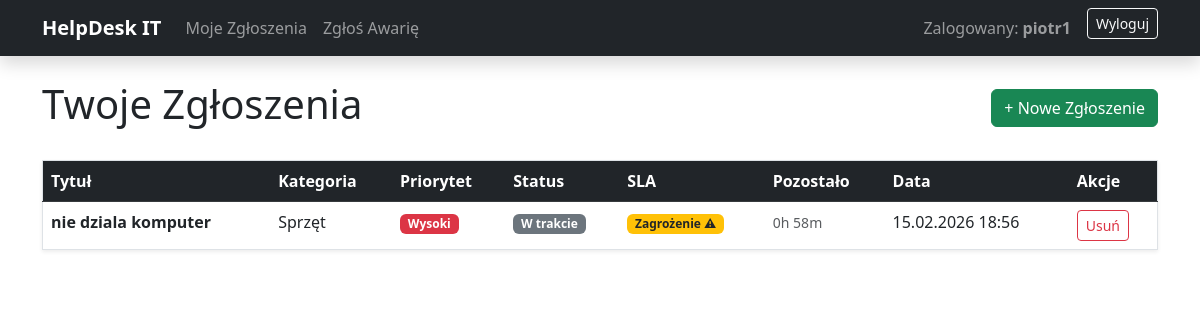
The page / (signed in) on the database its author committed.
### zgloszenia/models.py (models this page shows, shortened)
class Zgloszenie(models.Model):
    KATEGORIE = [
        ('sprzet', 'Sprzęt'),
        ('oprogramowanie', 'Oprogramowanie'),
        ('net', 'Internet'),
    ]
    PRIORYTETY = [
        ('niski', 'Niski'),
        ('wysoki', 'Wysoki'),
    ]
    STATUSY = [
        ('nowe', 'Nowe'),
        ('w_trakcie', 'W trakcie'),
        ('zamkniete', 'Zamknięte'),
    ]
    tytul = models.CharField(max_length=200, verbose_name='Tytuł awarii')
    opis = models.TextField(verbose_name='Opis awarii')
    kategoria = models.CharField(max_length=20, choices=KATEGORIE, default='sprzet')
    priorytet = models.CharField(max_length=20, choices=PRIORYTETY, default='niski')
    status = models.CharField(max_length=20, choices=STATUSY, default='nowe')
    data_utworzenia = models.DateTimeField(auto_now_add=True)
    data_rozwiazania = models.DateTimeField(null=True, blank=True, verbose_name='Data rozwiązania')
    sla_deadline = models.DateTimeField(null=True, blank=True, verbose_name='Termin SLA')
    autor = models.ForeignKey(User, on_delete=models.CASCADE)
    assigned_to = models.ForeignKey(User, on_delete=models.SET_NULL, null=True, blank=True, related_name='przydzielone_zgloszenia', verbose_name='Przydzielono do')
    urzadzenie = models.ForeignKey(Sprzet, on_delete=models.SET_NULL, null=True, blank=True)
    def get_sla_status(self):
        if not self.sla_deadline:
            return 'on_track'
        if self.status == 'zamkniete':
            if self.data_rozwiazania and self.data_rozwiazania <= self.sla_deadline:
                return 'met'
            else:
                return 'breached'
        else:
            time_remaining = self.sla_deadline - timezone.now()
            if time_remaining.total_seconds() < 0:
                return 'breached'
            elif time_remaining.total_seconds() < 3600:
                return 'at_risk'
            else:
                return 'on_track'
    def get_sla_status_display(self):
        status_map = {
            'on_track': 'W trakcie ✓',
            'at_risk': 'Zagrożenie ⚠',
            'breached': 'Przekroczone ✗',
            'met': 'Spełnione ✓'
        }
        return status_map.get(self.get_sla_status(), 'Nieznany')
    def get_time_remaining(self):
        if not self.sla_deadline:
            return 'Brak SLA'
        remaining = self.sla_deadline - timezone.now()
        hours, remainder = divmod(int(remaining.total_seconds()), 3600)
        minutes = remainder // 60
        return f"{hours}h {minutes}m"
    screenshot = models.ImageField(upload_to='screenshoty/', null=True, blank=True)

### zgloszenia/views.py (the view)
# urls.py: path('', views.lista_zgloszen, name='lista_zgloszen'),
@login_required
def lista_zgloszen(request):
    zgloszenia = Zgloszenie.objects.filter(autor=request.user).order_by('-data_utworzenia')
    return render(request, 'zgloszenia/lista.html', {'zgloszenia': zgloszenia})

### zgloszenia/templates/zgloszenia/lista.html (shortened to what this page needs)
{% extends 'base.html' %}
{% block content %}
<div class="d-flex justify-content-between align-items-center mb-4">
    <h1>Twoje Zgłoszenia</h1>
    <a href="{% url 'nowe_zgloszenie' %}" class="btn btn-success">+ Nowe Zgłoszenie</a>
</div>
<table class="table table-hover shadow-sm border">
    <thead class="table-dark">
        <tr>
            <th>Tytuł</th>
            <th>Kategoria</th>
            <th>Priorytet</th>
            <th>Status</th>
            <th>SLA</th>
            <th>Pozostało</th>
            <th>Data</th>
            <th>Akcje</th>
        </tr>
    </thead>
    <tbody>
        {% for z in zgloszenia %}
        <tr>
            <td>
                <a href="{% url 'szczegoly_zgloszenia' z.pk %}" class="text-decoration-none fw-bold text-dark">
                    {{ z.tytul }}
                </a>
            </td>
            <td>{{ z.get_kategoria_display }}</td>
            <td>
                <span class="badge {% if z.priorytet == 'wysoki' %}bg-danger{% else %}bg-info{% endif %}">
                    {{ z.get_priorytet_display }}
                </span>
            </td>
            <td>
                <span class="badge bg-secondary">{{ z.get_status_display }}</span>
            </td>
            <td>
                {% with sla_status=z.get_sla_status %}
                <span class="badge {% if sla_status == 'on_track' %}bg-success{% elif sla_status == 'at_risk' %}bg-warning text-dark{% elif sla_status == 'breached' %}bg-danger{% else %}bg-info{% endif %}">
                    {{ z.get_sla_status_display }}
                </span>
                {% endwith %}
            </td>
            <td>
                {% if z.status != 'zamkniete' %}
                    <small class="text-muted">{{ z.get_time_remaining }}</small>
                {% else %}
                    <small class="text-muted">-</small>
                {% endif %}
            </td>
            <td> {{ z.data_utworzenia|date:"d.m.Y H:i" }}
            </td>
            <td>
                <a href="{% url 'usun_zgloszenie' z.pk %}" class="btn btn-sm btn-outline-danger"
                   onclick="return confirm('Czy na pewno chcesz usunąć to zgłoszenie?')">
                   Usuń
                </a>
            </td>
        </tr>
        {% empty %}
        <tr>
            <td colspan="8" class="text-center text-muted p-4">Nie masz jeszcze żadnych zgłoszeń.</td>
        </tr>
        {% endfor %}
    </tbody>
</table>
{% endblock %}

### templates/base.html (shortened to what this page needs)
<!DOCTYPE html>
<html lang="pl">
<head>
    <link href="https://cdn.jsdelivr.net/npm/bootstrap@5.3.0/dist/css/bootstrap.min.css" rel="stylesheet">
</head>
<body>
    <nav class="navbar navbar-expand-lg navbar-dark bg-dark mb-4 shadow">
    <div class="container">
        <a class="navbar-brand fw-bold" href="/">HelpDesk IT</a>
        <div class="collapse navbar-collapse">
            <ul class="navbar-nav me-auto">
                {% if user.is_authenticated %}
                    {% if not user.is_staff %}
                        <li class="nav-item"><a class="nav-link" href="{% url 'lista_zgloszen' %}">Moje Zgłoszenia</a></li>
                        <li class="nav-item"><a class="nav-link" href="{% url 'nowe_zgloszenie' %}">Zgłoś Awarię</a></li>
                    {% endif %}
                {% endif %}
            </ul>
            <div class="navbar-nav">
                {% if user.is_authenticated %}
                    <span class="navbar-text me-3">Zalogowany: <strong>{{ user.username }}</strong></span>
                    <form action="{% url 'logout' %}" method="post" class="d-inline">
                        {% csrf_token %}<button type="submit" class="btn btn-outline-light btn-sm">Wyloguj</button>
                    </form>
                {% else %}
                    <a class="btn btn-outline-light btn-sm me-2" href="{% url 'rejestracja' %}">Rejestracja</a>
                    <a class="btn btn-outline-light btn-sm" href="{% url 'login' %}">Zaloguj się</a>
                {% endif %}
            </div>
        </div>
    </div>
</nav>
    <div class="container">
        {% block content %}
        {% endblock %}
    </div>
</body>
</html>

### rows shown on the page
Zgloszenie: tytul "nie dziala komputer", kategoria "Sprzęt", priorytet "Wysoki", status "W trakcie", sla_status "Zagrożenie ⚠", get_time_remaining "0h 58m", data_utworzenia "15.02.2026 18:56"

### other values the page prints
{{ user.username }} "piotr1"
